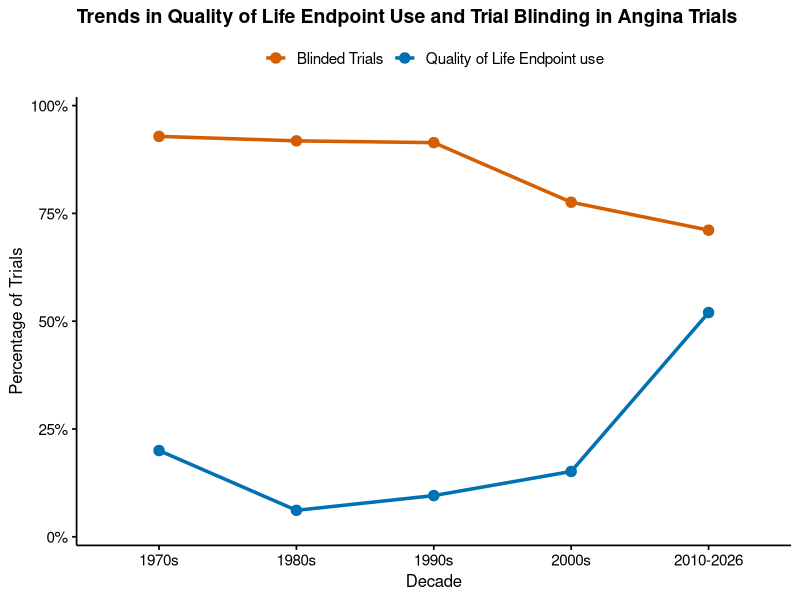
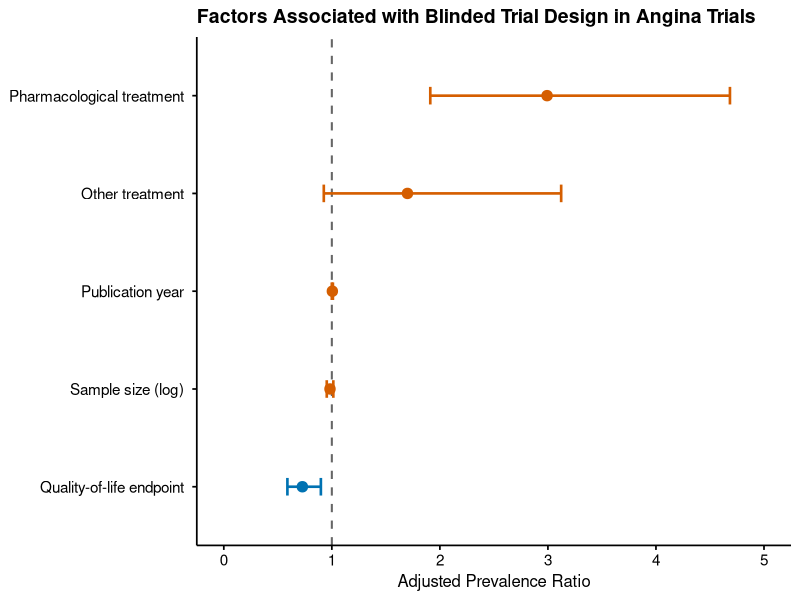
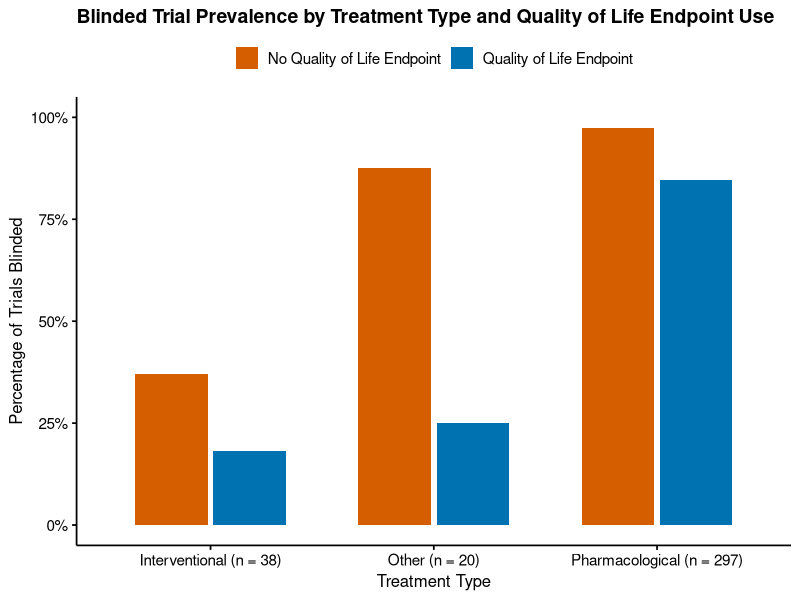
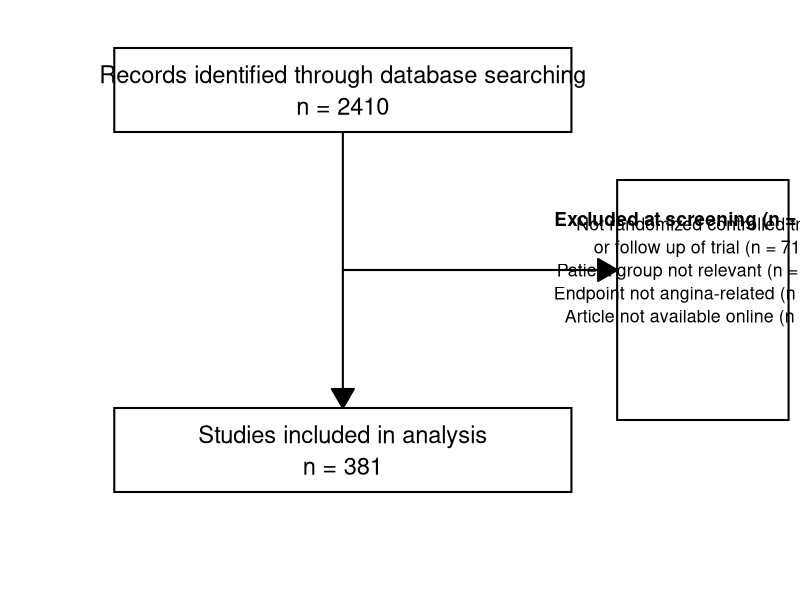
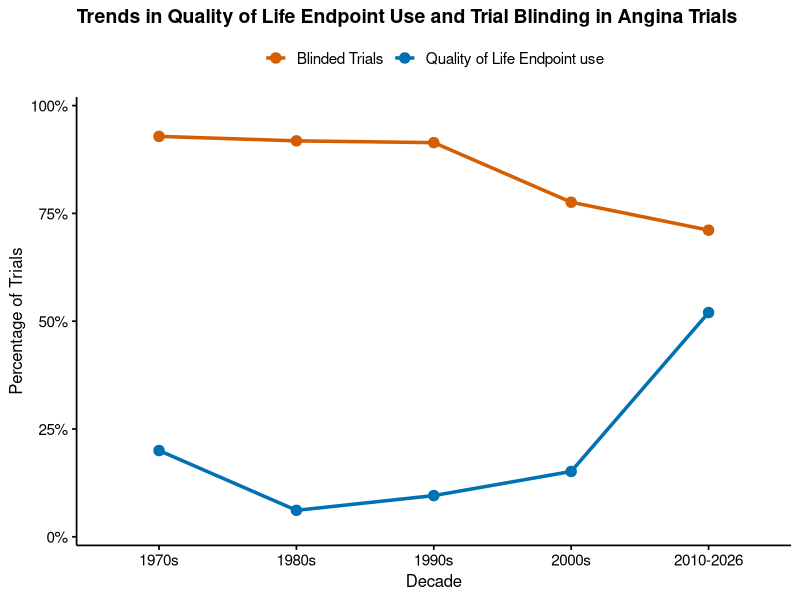
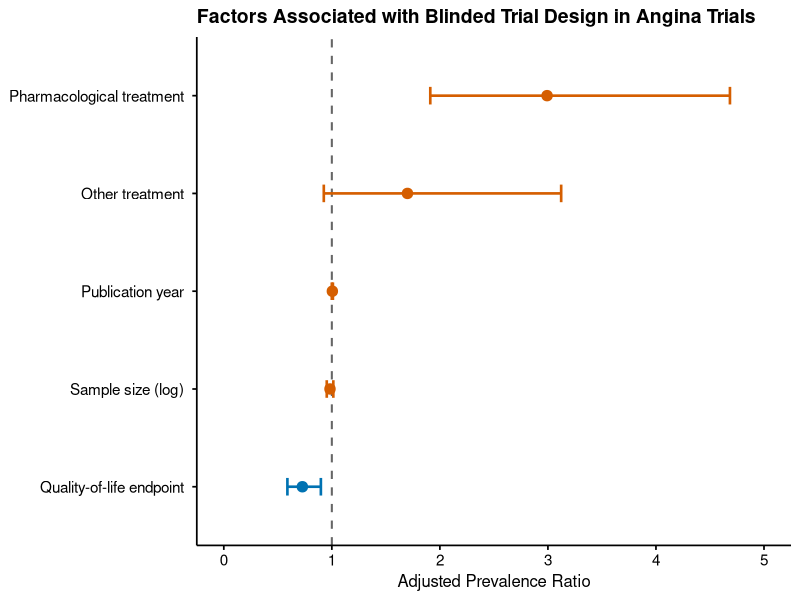
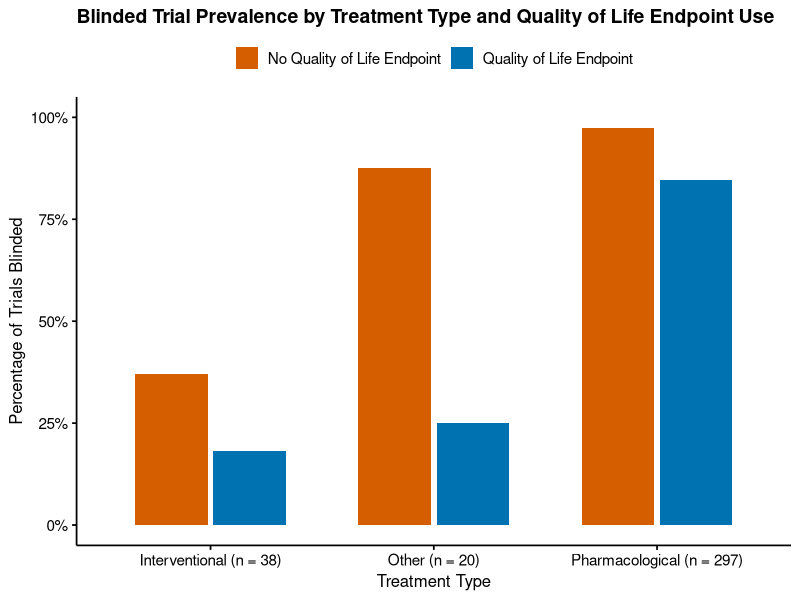
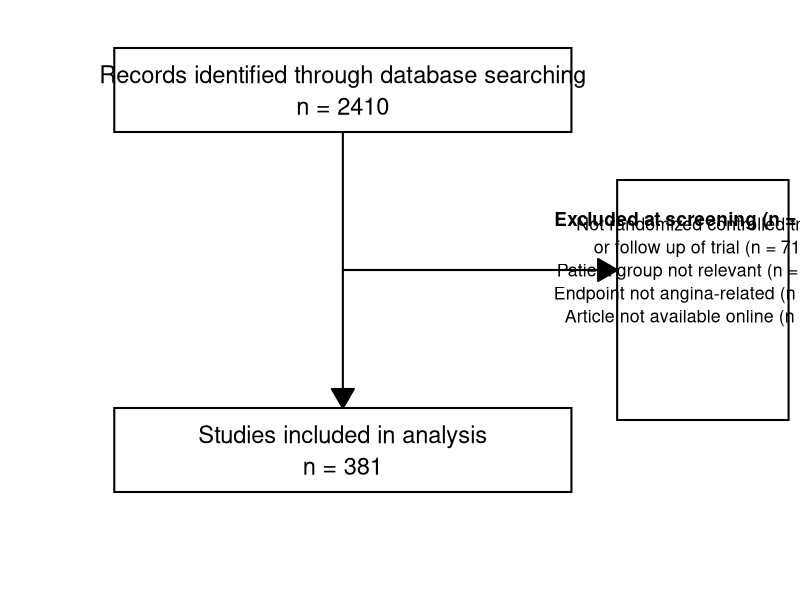

These charts were generated, in order, by the following R code: (Note: this script raises an error after producing the figures.)
###R Script for "Blinding and Quality of Life Endpoints in Angina" study###----
#loading in packages and csv file----
#Load in packages
library(tidyverse)
library(lmtest)
library(sandwich)
library(scales)
library(flextable)
library(officer)
library(stringr)

#load in csv file
df <- read_csv("cleaned_data.csv", show_col_types = FALSE)
set.seed(67)
#conversion of types
analysis_df <- df %>%
  mutate(blinded_num = case_when(blinding_binary == "blinded" ~ 1,
      blinding_binary == "unblinded" ~ 0,
      TRUE ~ NA_real_),
    qol_endpoint = as.integer(qol_endpoint),
    year_of_publication = as.numeric(year_of_publication),
    log_n = as.numeric(log_n),
    treatment_type = factor(treatment_type),
    continent = factor(continent),
    decade = factor(decade))
#running poisson regression----
primary_df <- analysis_df %>%
  filter(!is.na(blinded_num),
    !is.na(qol_endpoint),
    !is.na(treatment_type),
    !is.na(year_of_publication),
    !is.na(log_n))


model_primary <- glm(blinded_num ~ qol_endpoint + treatment_type + year_of_publication + log_n,
  family = poisson(link = "log"),
  data = primary_df)

cov_primary <- vcovHC(model_primary, type = "HC0")
primary_coefs <- coeftest(model_primary, vcov = cov_primary)

print(primary_coefs)

primary_table <- as.data.frame(unclass(primary_coefs))
primary_table$term <- rownames(primary_table)
rownames(primary_table) <- NULL

names(primary_table)

names(primary_table)
primary_table <- primary_table %>%
  rename(estimate = Estimate,
    std_error = `Std. Error`,
    z_value = `z value`,
    p_value = `Pr(>|z|)`) %>%
  mutate(aPR = exp(estimate),
    CI_low = exp(estimate - 1.96 * std_error),
    CI_high = exp(estimate + 1.96 * std_error)) %>%
  select(term, estimate, std_error, z_value, p_value, aPR, CI_low, CI_high)

print(primary_table)

#Figure 1- temporal trends----
trend_table <- analysis_df %>%
  group_by(decade) %>%
  summarise(n_trials = n(),
    pct_qol = mean(qol_endpoint == 1, na.rm = TRUE),
    pct_blinded = mean(blinded_num == 1, na.rm = TRUE),
    .groups = "drop")

print(trend_table)

plot_trend_df <- trend_table %>%
  pivot_longer(cols = c(pct_qol, pct_blinded),
    names_to = "metric",
    values_to = "value") %>%
  mutate(metric = case_when(
      metric == "pct_qol" ~ "Quality of Life Endpoint use",
      metric == "pct_blinded" ~ "Blinded Trials"))

#Figure 2- temporal trend figure----
figure2 <- ggplot(
  plot_trend_df,
  aes(x = decade, y = value, group = metric, colour = metric)) +
  geom_line(linewidth = 1.2) +
  geom_point(size = 3.2) +
  scale_y_continuous(
    labels = percent_format(accuracy = 1),
    limits = c(0, 1),
    expand = expansion(mult = c(0.02, 0.02))) +
  scale_colour_manual(
    values = c(
      "Blinded Trials" = "#D55E00",
      "Quality of Life Endpoint use" = "#0072B2")) +
  labs(title = "Trends in Quality of Life Endpoint Use and Trial Blinding in Angina Trials",
    x = "Decade",
    y = "Percentage of Trials",
    colour = NULL) +
  theme_classic(base_size = 13) +
  theme(legend.position = "top",
    legend.text = element_text(size = 11),
    axis.title = element_text(size = 12),
    axis.text = element_text(size = 11, colour = "black"),
    plot.title = element_text(face = "bold", size = 14, hjust = 0),
    axis.line = element_line(colour = "black"),
    axis.ticks = element_line(colour = "black")
  )

print(figure2)

ggsave(filename = "figure2_temporal_trends.png",plot = figure2,width = 9,height = 5,dpi = 300)

#Figure 3- Forest plot showing poisson regression results----
palette_main <- c("QoL endpoint" = "#D55E00", "Other variables" = "#0072B2")

forest_df <- primary_table %>%
  filter(term != "(Intercept)") %>%
  mutate(label = case_when(term == "qol_endpoint" ~ "QoL endpoint",
      term == "year_of_publication" ~ "Publication year",
      term == "log_n" ~ "Log sample size",
      term == "treatment_typeother" ~ "Treatment: other",
      term == "treatment_typepharmacological" ~ "Treatment: pharmacological",
      TRUE ~ term),
    colour_group = ifelse(term == "qol_endpoint", "QoL endpoint", "Other variables"))

forest_df <- forest_df |>
  mutate(label = recode(label,"Treatment: pharmacological" = "Pharmacological treatment",
      "Treatment: other" = "Other treatment",
      "Publication year" = "Publication year",
      "Log sample size" = "Sample size (log)",
      "QoL endpoint" = "Quality-of-life endpoint"),
    label = factor(label,levels = c("Quality-of-life endpoint",
        "Sample size (log)",
        "Publication year",
        "Other treatment",
        "Pharmacological treatment")),
    colour_group = recode(
      colour_group,
      "QoL endpoint" = "Quality-of-life endpoint",
      "Other variables" = "Other variables"))
figure3 <- ggplot(
  forest_df,
  aes(x = aPR, y = label, colour = colour_group)) +
  geom_vline(
    xintercept = 1,
    linetype = "dashed",
    linewidth = 0.7,
    colour = "grey40") +
  geom_errorbarh(
    aes(xmin = CI_low, xmax = CI_high),
    height = 0.18,
    linewidth = 0.9) +
  geom_point(size = 3.2) +
  scale_colour_manual(values = c("Other variables" = "#D55E00",
      "Quality-of-life endpoint" = "#0072B2")) +
  scale_x_continuous(
    limits = c(0, 5),
    breaks = seq(0, 5, by = 1)) +
  labs(title = "Factors Associated with Blinded Trial Design in Angina Trials",
    x = "Adjusted Prevalence Ratio",
    y = NULL,
    colour = NULL) +
  theme_classic(base_size = 13) +
  theme(legend.position = "none",
    axis.title.x = element_text(size = 12),
    axis.text.x = element_text(size = 11, colour = "black"),
    axis.text.y = element_text(size = 11, colour = "black", margin = margin(r = 6)),
    axis.line = element_line(colour = "black"),
    axis.ticks = element_line(colour = "black"),
    plot.title = element_text(face = "bold", size = 14, hjust = 0))
print(figure3)

ggsave("figure3_primary_forest_coloured.png",figure3,width = 8,height = 5,dpi = 300)
#Figure 4- stratified by endpoints----
stratified_table <- analysis_df %>%
  filter(!is.na(blinded_num)) %>%
  group_by(treatment_type, qol_endpoint) %>%
  summarise(n_blinded = sum(blinded_num == 1, na.rm = TRUE),
    n_unblinded = sum(blinded_num == 0, na.rm = TRUE),
    total = n(),
    pct_blinded = mean(blinded_num == 1, na.rm = TRUE),
    .groups = "drop")
plot_stratified_df <- stratified_table %>%
  mutate(qol_group = if_else(qol_endpoint == 1,"Quality of Life Endpoint","No Quality of Life Endpoint"),
    treatment_type = recode(treatment_type,
      "interventional" = "Interventional",
      "other" = "Other",
      "pharmacological" = "Pharmacological"))
treatment_sizes <- plot_stratified_df %>%
  group_by(treatment_type) %>%
  summarise(n = sum(total), .groups = "drop")

plot_stratified_df <- plot_stratified_df %>%
  left_join(treatment_sizes, by = "treatment_type")

plot_stratified_df <- plot_stratified_df %>%
  mutate(treatment_label = paste0(treatment_type, " (n = ", n, ")"),
    treatment_label = factor(treatment_label,levels = paste0(c("Interventional","Other","Pharmacological")," (n = ",treatment_sizes$n[match(c("Interventional","Other","Pharmacological"),treatment_sizes$treatment_type)],")")))

figure4 <- ggplot(plot_stratified_df,aes(x = treatment_label, y = pct_blinded, fill = qol_group)) +
  geom_col(position = position_dodge(width = 0.7),width = 0.65) +
  scale_fill_manual(values = c("No Quality of Life Endpoint" = "#D55E00","Quality of Life Endpoint" = "#0072B2")) +
  scale_y_continuous(labels = percent_format(accuracy = 1),limits = c(0, 1)) +
  labs(title = "Blinded Trial Prevalence by Treatment Type and Quality of Life Endpoint Use",
    x = "Treatment Type",y = "Percentage of Trials Blinded",fill = NULL) +
  theme_classic(base_size = 13) +
  theme(legend.position = "top",
    legend.text = element_text(size = 11),
    axis.title = element_text(size = 12),
    axis.text = element_text(size = 11, colour = "black"),
    plot.title = element_text(face = "bold", size = 14, hjust = 0),
    axis.line = element_line(colour = "black"),
    axis.ticks = element_line(colour = "black"))
print(figure4)

ggsave(
  filename = "figure4_stratified_bars.png",
  plot = figure4,
  width = 9,
  height = 5,
  dpi = 300
)
#prisma flowchart----
prisma_plot <- ggplot() +
  coord_cartesian(xlim = c(0, 14), ylim = c(0, 10), expand = FALSE) +
  theme_void() +
  annotate("rect",xmin = 2, xmax = 10,ymin = 7.8, ymax = 9.2,fill = "white", color = "black", linewidth = 0.7) +
  annotate("rect",xmin = 2, xmax = 10,ymin = 1.8, ymax = 3.2,fill = "white", color = "black", linewidth = 0.7) +
  annotate("rect",xmin = 10.8, xmax = 13.8,ymin = 3.0, ymax = 7.0,fill = "white", color = "black", linewidth = 0.7) +
  annotate("text",x = 6, y = 8.5,label = "Records identified through database searching\nn = 2410",size = 6, family = "sans", lineheight = 1.1) +
  annotate("text",x = 6, y = 2.5,label = "Studies included in analysis\nn = 381",size = 6, family = "sans", lineheight = 1.1) +
  annotate("text",x = 12.3, y = 6.35,label = "Excluded at screening (n = 2029)",size = 4.8, family = "sans", fontface = "bold") +
  annotate("text",x = 12.3, y = 5.5,label = paste("Not randomized controlled trial, \n or follow up of trial (n = 710)","Patient group not relevant (n = 1159)","Endpoint not angina-related (n = 146)","Article not available online (n = 14)",sep = "\n"),size = 4.5, family = "sans", lineheight = 1.08) +
  annotate("segment", x = 6, xend = 6,y = 7.8, yend = 3.2,linewidth = 0.7,arrow = arrow(length = unit(0.22, "inches"), type = "closed")) +
  annotate("segment",x = 6, xend = 10.8,y = 5.5, yend = 5.5,linewidth = 0.7,arrow = arrow(length = unit(0.22, "inches"), type = "closed"))
print(prisma_plot)
ggsave("figure1_prisma_diagram.png",prisma_plot,width = 15,height = 8,dpi = 600,bg = "white")


#table 1- grouping trials by QoL/non-QoL----
analysis_df <- df %>%
  mutate(sample_size = exp(log_n),qol_endpoint = factor(qol_endpoint,levels = c(0, 1),labels = c("No QoL endpoint", "QoL endpoint")),treatment_type = treatment_type %>% str_trim() %>% str_to_lower(),treatment_type = factor(treatment_type,levels = c("pharmacological", "interventional", "other"),labels = c("Pharmacological", "Interventional", "Other")),
    blinding_binary = blinding_binary %>% str_trim() %>% str_to_lower(),blinding_binary = factor(blinding_binary,levels = c("blinded", "unblinded"),labels = c("Blinded", "Unblinded")))

table1 <- analysis_df %>%select(qol_endpoint,sample_size,treatment_type,blinding_binary) %>%
  tbl_summary(by = qol_endpoint,statistic = list(sample_size ~ "{median} ({p25}, {p75})",all_categorical() ~ "{n} / {N} ({p}%)"),
    label = list(sample_size ~ "Sample size",treatment_type ~ "Treatment type",blinding_binary ~ "Blinding"),missing = "no") %>%add_overall(last = TRUE) %>% bold_labels() %>% modify_table_styling(columns = label,rows = TRUE,indent = 0)

table1_ft <- as_flex_table(table1)

table1_ft <- as_flex_table(table1) %>%
  add_header_lines(values = "Table 1. Characteristics of Included Trials according to Quality-of-Life Endpoint use") %>% bold(part = "header") %>% bold(i = ~ label %in% c("Sample size", "Treatment type", "Blinding"), bold = TRUE) %>%
  align(j = 1, align = "left", part = "all") %>% align(j = 2:4, align = "center", part = "all") %>%
  border_remove() %>% hline_top(part = "header", border = fp_border(width = 1.2)) %>% hline(part = "header", border = fp_border(width = 1.0)) %>% hline_bottom(part = "body", border = fp_border(width = 1.2)) %>% autofit()

table1_ft <- table1_ft %>% add_footer_lines(values = c("Blinding status was unavailable for 26 trials."))
save_as_docx("Table 1" = table1_ft,path = "table1.docx")

#table 2- poisson regression coded in same format as table 1----
analysis_df <- df %>%mutate(blinded_num = case_when(blinding_binary == "blinded" ~ 1,blinding_binary == "unblinded" ~ 0,TRUE ~ NA_real_),
    qol_endpoint = as.integer(qol_endpoint),treatment_type = treatment_type %>%stringr::str_trim() %>%stringr::str_to_lower(),
    treatment_type = factor(treatment_type,levels = c("interventional", "other", "pharmacological")),
    year_of_publication = as.numeric(year_of_publication),log_n = as.numeric(log_n))

primary_df <- analysis_df %>%filter(!is.na(blinded_num),!is.na(qol_endpoint),!is.na(treatment_type),!is.na(year_of_publication),!is.na(log_n))

model_primary <- glm(blinded_num ~ qol_endpoint + treatment_type + year_of_publication + log_n,family = poisson(link = "log"),data = primary_df)
cov_primary <- vcovHC(model_primary, type = "HC0")
primary_coefs <- coeftest(model_primary, vcov = cov_primary)

primary_table <- as.data.frame(unclass(primary_coefs))
primary_table$term <- rownames(primary_table)
rownames(primary_table) <- NULL

primary_table <- primary_table %>%rename(estimate = `Estimate`,std_error = `Std. Error`,z_value = `z value`,p_value = `Pr(>|z|)`) %>%
  mutate(aPR = exp(estimate),CI_low = exp(estimate - 1.96 * std_error),CI_high = exp(estimate + 1.96 * std_error)) %>%
  filter(term != "(Intercept)") %>%
  mutate(Variable = case_when(term == "qol_endpoint" ~ "QoL endpoint",term == "treatment_typeother" ~ "Treatment type: Other",term == "treatment_typepharmacological" ~ "Treatment type: Pharmacological",term == "year_of_publication" ~ "Publication year",term == "log_n" ~ "Log sample size",TRUE ~ term),
    `Adjusted prevalence ratio` = sprintf("%.2f", aPR),`95% CI` = paste0(sprintf("%.2f", CI_low), " to ", sprintf("%.2f", CI_high)),`P value` = ifelse(p_value < 0.001, "<0.001", sprintf("%.3f", p_value))) %>%
  select(Variable, `Adjusted prevalence ratio`, `95% CI`, `P value`)

primary_table <- primary_table %>%
  mutate(order = case_when(Variable == "QoL endpoint" ~ 1,Variable == "Treatment type: Pharmacological" ~ 2,Variable == "Treatment type: Other" ~ 3,Variable == "Publication year" ~ 4,Variable == "Log sample size" ~ 5,TRUE ~ 99)) %>%arrange(order) %>%select(-order)

forest_results_ft <- flextable(primary_table) %>%
  bold(part = "header") %>% bold(i = ~ Variable == "QoL endpoint", bold = TRUE) %>% align(j = 1, align = "left", part = "all") %>%
  align(j = 2:4, align = "center", part = "all") %>% border_remove() %>% hline_top(part = "header", border = fp_border(width = 1.2)) %>%
  hline(part = "header", border = fp_border(width = 1.0)) %>% hline_bottom(part = "body", border = fp_border(width = 1.2)) %>%
  autofit()

forest_results_ft <- add_header_lines(forest_results_ft,values = "Table 2. Adjusted Associations between Quality-of-Life Endpoint use and Trial Blinding")
doc <- read_docx()
doc <- body_add_flextable(doc, forest_results_ft)

print(doc, target = "Table2_regression_results.docx")
